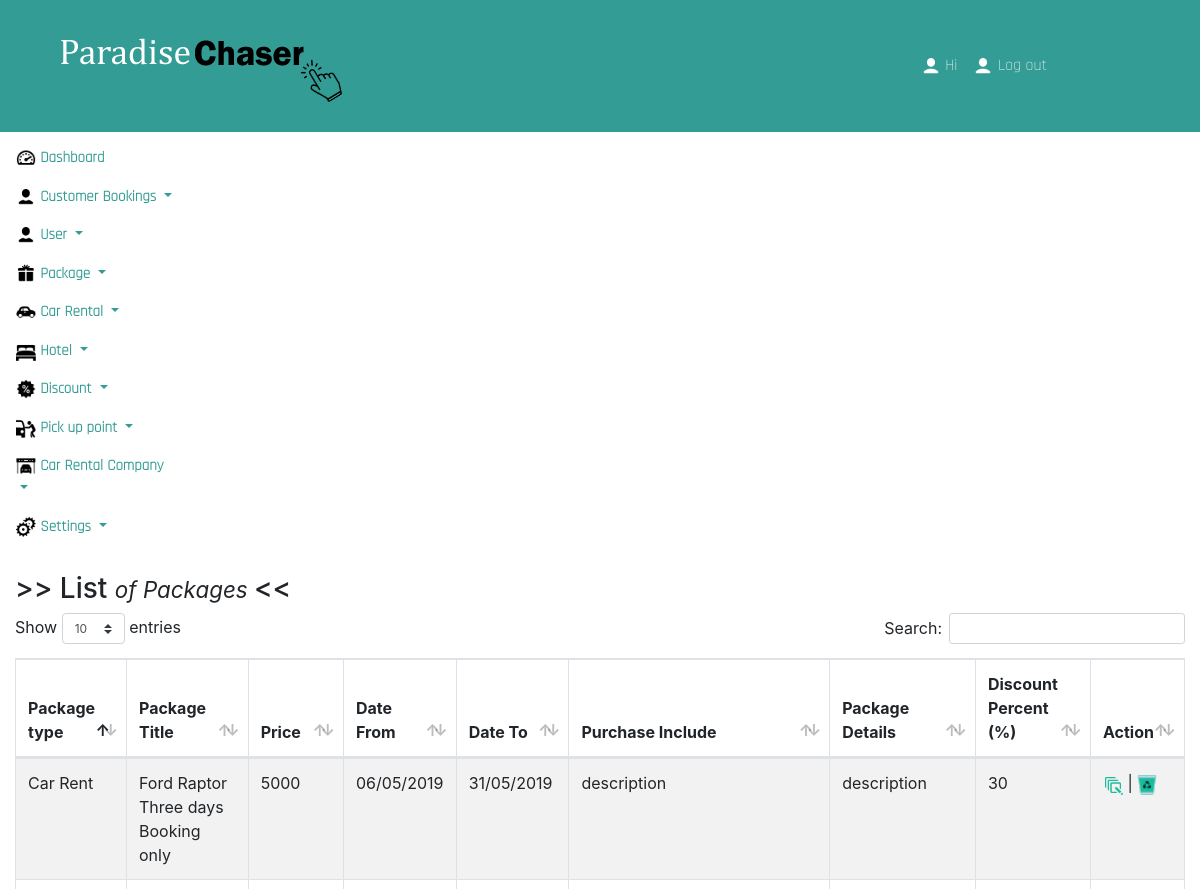
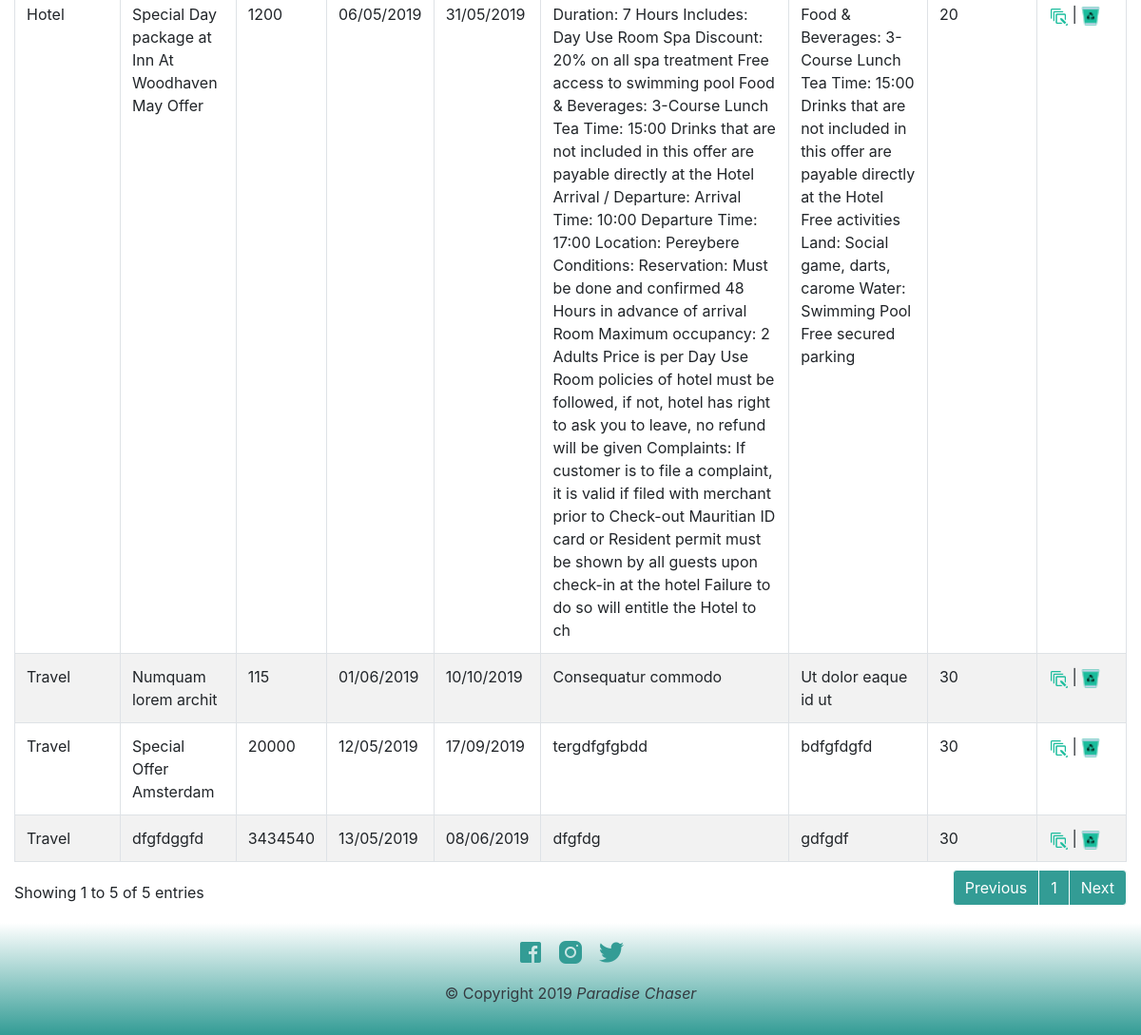
/dashboard/admin/package/list-of-package.php, run on the app's committed database (2 pictures, top to bottom).
### tables this page shows
CREATE TABLE `tbl_package` (
  `id` int(11) NOT NULL,
  `packageTitle` varchar(200) NOT NULL,
  `price` float NOT NULL,
  `discount_id` int(11) NOT NULL,
  `purchaseInclude` text NOT NULL,
  `packageDetails` text NOT NULL,
  `dateFrom` varchar(100) NOT NULL,
  `dateTo` varchar(100) NOT NULL,
  `cover_image` varchar(200) NOT NULL,
  `package_type_id` int(11) NOT NULL,
  `country_id` int(11) NOT NULL,
  `terms` text NOT NULL,
  `airline_id` int(11) NOT NULL
);

CREATE TABLE `tbl_package_type` (
  `id` int(11) NOT NULL,
  `package_type` varchar(100) NOT NULL
);

CREATE TABLE `tbl_discount` (
  `id` int(11) NOT NULL,
  `discount_percent` varchar(20) NOT NULL
);

### Action/action-list-of-package.php (called while the page is built, shortened)
<?php
    $sql_package      = "SELECT *, p.id as packageID
                       FROM  tbl_package p, tbl_discount d, tbl_package_type pt
                       WHERE p.discount_id = d.id
                       AND   p.package_type_id = pt.id";
    $query_package    = mysqli_query($dbc,$sql_package);
?>

### common/icons.php (called while the page is built, shortened)
<?php
$edit         = 'http://localhost:'.$_SERVER['SERVER_PORT'].'/OnlineTravelTours/Asset/images/icons/dashboard/edit.png';
$remove       = 'http://localhost:'.$_SERVER['SERVER_PORT'].'/OnlineTravelTours/Asset/images/icons/dashboard/remove.png';
?>

### dashboard/admin/package/list-of-package.php (the view, shortened to what this page needs)
<?php require('../../../common/dashboard-common/header.php'); ?>
<?php require('../../../Action/action-list-of-package.php');?>
<main class="col bg-faded py-3">
    <h3 class="text-left"> >> List  <small> <em> of Packages </em></small> <<</h3>
    <form method="post" action= "<?= $_SERVER['PHP_SELF']; ?>" autocomplete="off">
        <table id="list-of-packages" class="table table-striped table-responsive table-bordered" style="width:100%">
            <thead>
                <tr>
                    <th>Package type</th>
                    <th>Package Title</th>
                    <th>Price</th>
                    <th>Date From</th>
                    <th>Date To</th>
                    <th>Purchase Include</th>
                    <th>Package Details</th>
                    <th>Discount Percent (%)</th>
                    <th>Action</th>
                </tr>
            </thead>
            <tbody>
                <?php
                    if($query_package){
                        while($row = mysqli_fetch_array($query_package)){
                            $id = $row['packageID'];
                        ?>
                        <tr>
                            <td><?= $row['package_type']; ?></td>
                            <td><?= $row['packageTitle']; ?></td>
                            <td><?= $row['price']; ?></td>
                            <td><?= $row['dateFrom']; ?></td>
                            <td><?= $row['dateTo']; ?></td>
                            <td><?= $row['purchaseInclude']; ?></td>
                            <td><?= $row['packageDetails']; ?></td>
                            <td><?= $row['discount_percent']; ?></td>
                            <td>
                                <a href="update-package.php?id=<?= $id;?>"> <span data-balloon="Edit" data-balloon-pos="up"><img src="<?= $edit; ?>" class="icon" /></span></a> |
                                <a href="list-of-package.php?del=<?= $id;?>"> <span data-balloon="Remove" data-balloon-pos="up"><img src="<?= $remove; ?>" class="icon" /></span></a>
                            </td>
                        </tr>
                        <?php
                        }
                    }
                ?>
            </tbody>
        </table>
    </form>
</main>
<?php require('../../../common/dashboard-common/footer.php'); ?>

### Asset/css/app.css (style rules this page uses)
.icon { height: 20px; width: 20px; }

### Asset/css/balloon.css (style rules this page uses)
[data-balloon] { position: relative; cursor: pointer; }
[data-balloon]:after { filter: alpha(opacity=0); -ms-filter: "progid:DXImageTransform.Microsoft.Alpha(Opacity=0)"; -moz-opacity: 0; -khtml-opacity: 0; opacity: 0; pointer-events: none; -webkit-transition: all 0.18s ease-out 0.18s; -moz-transition: all 0.18s ease-out 0.18s; -ms-transition: all 0.18s ease-out 0.18s; -o-transition: all 0.18s ease-out 0.18s; transition: all 0.18s ease-out 0.18s; font-family: sans-serif !important; font-weight: normal !important; font-style: normal !important; text-shadow: none !important; font-size: 12px !important; background: rgba(17, 17, 17, 0.9); border-radius: 4px; color: #fff; content: attr(data-balloon); padding: .5em 1em; position: absolute; white-space: nowrap; z-index: 10; }
[data-balloon]:before { background-size: 100% auto; width: 18px; height: 6px; filter: alpha(opacity=0); -ms-filter: "progid:DXImageTransform.Microsoft.Alpha(Opacity=0)"; -moz-opacity: 0; -khtml-opacity: 0; opacity: 0; pointer-events: none; -webkit-transition: all 0.18s ease-out 0.18s; -moz-transition: all 0.18s ease-out 0.18s; -ms-transition: all 0.18s ease-out 0.18s; -o-transition: all 0.18s ease-out 0.18s; transition: all 0.18s ease-out 0.18s; content: ''; position: absolute; z-index: 10; }
[data-balloon][data-balloon-pos="up"]:after { bottom: 100%; left: 50%; margin-bottom: 11px; -webkit-transform: translate(-50%, 10px); -moz-transform: translate(-50%, 10px); -ms-transform: translate(-50%, 10px); transform: translate(-50%, 10px); -webkit-transform-origin: top; -moz-transform-origin: top; -ms-transform-origin: top; transform-origin: top; }
[data-balloon][data-balloon-pos="up"]:before { bottom: 100%; left: 50%; margin-bottom: 5px; -webkit-transform: translate(-50%, 10px); -moz-transform: translate(-50%, 10px); -ms-transform: translate(-50%, 10px); transform: translate(-50%, 10px); -webkit-transform-origin: top; -moz-transform-origin: top; -ms-transform-origin: top; transform-origin: top; }

### data on the page
tbl_package: package_type.package_type "Hotel", packageTitle "Special Day package at Inn At Woodhaven May Offer", price "1200", dateFrom "06/05/2019", dateTo "31/05/2019", purchaseInclude "Duration: 7 Hours Includes: Day Use Room Spa Discount: 20% on all spa treatment Free access to swimming pool Food & Beverages: 3-Course Lunch Tea Time: 15:00 Drinks that are not included in this offer are payable directly at the Hotel Arrival / Departure: Arrival Time: 10:00 Departure Time: 17:00 Location: Pereybere Conditions: Reservation: Must be done and confirmed 48 Hours in advance of arrival Room Maximum occupancy: 2 Adults Price is per Day Use Room policies of hotel must be followed, if not, hotel has right to ask you to leave, no refund will be given Complaints: If customer is to file a complaint, it is valid if filed with merchant prior to Check-out Mauritian ID card or Resident…", packageDetails "Food & Beverages: 3-Course Lunch Tea Time: 15:00 Drinks that are not included in this offer are payable directly at the Hotel Free activities Land: Social game, darts, carome Water: Swimming Pool Free secured parking", discount.discount_percent "20"
tbl_package: package_type.package_type "Car Rent", packageTitle "Ford Raptor Three days Booking only", price "5000", dateFrom "06/05/2019", dateTo "31/05/2019", purchaseInclude "description", packageDetails "description", discount.discount_percent "30"
tbl_package: package_type.package_type "Travel", packageTitle "Numquam lorem archit", price "115", dateFrom "01/06/2019", dateTo "10/10/2019", purchaseInclude "Consequatur commodo", packageDetails "Ut dolor eaque id ut", discount.discount_percent "30"
tbl_package: package_type.package_type "Travel", packageTitle "Special Offer Amsterdam", price "20000", dateFrom "12/05/2019", dateTo "17/09/2019", purchaseInclude "tergdfgfgbdd", packageDetails "bdfgfdgfd", discount.discount_percent "30"
tbl_package: package_type.package_type "Travel", packageTitle "dfgfdggfd", price "3434540", dateFrom "13/05/2019", dateTo "08/06/2019", purchaseInclude "dfgfdg", packageDetails "gdfgdf", discount.discount_percent "30"
